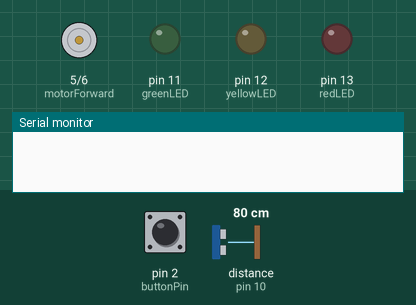
This sketch was run on a simulated Arduino Uno, built with avr-gcc and run on an emulated ATmega328P. Shown: motor-driver pin pairs drawn as motors (green arrow = first pin HIGH = forward, orange = second pin HIGH = backward, longer = more drive, scaled by the enable pin), output pins drawn as LEDs (lit = HIGH), the last lines printed to the serial monitor. The inputs (shaded band) are chosen by the test bench; at power-on: pin 2 (buttonPin) HIGH, distance to the obstacle (sensor on pin 10) 80 cm. The echo pulse lasts 58.3 µs per cm; pins used as bus, display or sensor lines are not drawn.

Above: at 1.2 s.
1.3 s: pin 2 (buttonPin) pulled LOW for 0.15 s
At 1.46 s:
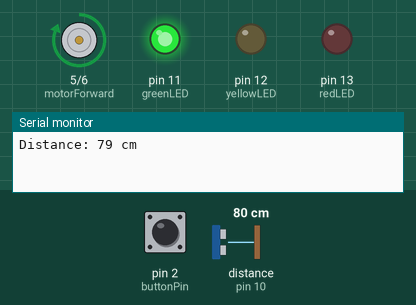
3.0 s: pin 2 (buttonPin) pulled LOW for 3.2 s
At 7.6 s:
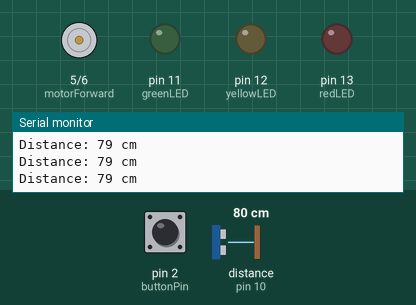
Timing chart, 0 to 9.1 s (numbered marks = the images above; inputs shaded):
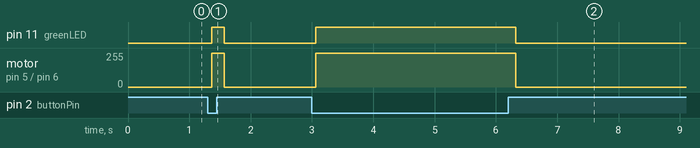

The sketch:

main.ino
```cpp
const int trigPin = 9;
const int echoPin = 10;
const int buttonPin = 2;

// Светодиоды расстояния
const int redLED = 13;
const int yellowLED = 12;
const int greenLED = 11;

// Имитация двигателя
const int motorForward = 5;
const int motorReverse = 6;
const int enablePin = 3;

// Защита кнопки от дребезга
int lastButtonReading = HIGH;
int stableButtonState = HIGH;
unsigned long lastDebounceTime = 0;
const unsigned long debounceDelay = 50;

// Допустимый диапазон HC-SR04
const int minDistance = 2;
const int maxDistance = 400;

void stopMotor() {
  analogWrite(enablePin, 0);
  digitalWrite(motorForward, LOW);
  digitalWrite(motorReverse, LOW);
}

void allLEDsOff() {
  digitalWrite(redLED, LOW);
  digitalWrite(yellowLED, LOW);
  digitalWrite(greenLED, LOW);
}

void setup() {
  pinMode(trigPin, OUTPUT);
  pinMode(echoPin, INPUT);
  pinMode(buttonPin, INPUT_PULLUP);

  pinMode(redLED, OUTPUT);
  pinMode(yellowLED, OUTPUT);
  pinMode(greenLED, OUTPUT);

  pinMode(motorForward, OUTPUT);
  pinMode(motorReverse, OUTPUT);
  pinMode(enablePin, OUTPUT);

  Serial.begin(9600);

  stopMotor();
  allLEDsOff();
}

void loop() {
  // Проверка кнопки с debounce
  int reading = digitalRead(buttonPin);

  if (reading != lastButtonReading) {
    lastDebounceTime = millis();
  }

  if (millis() - lastDebounceTime >= debounceDelay) {
    stableButtonState = reading;
  }

  lastButtonReading = reading;

  // Кнопка отпущена
  if (stableButtonState == HIGH) {
    stopMotor();
    allLEDsOff();
    delay(10);
    return;
  }

  // Измерение расстояния
  digitalWrite(trigPin, LOW);
  delayMicroseconds(2);

  digitalWrite(trigPin, HIGH);
  delayMicroseconds(10);
  digitalWrite(trigPin, LOW);

  long duration = pulseIn(echoPin, HIGH, 30000UL);

  // Проверка отсутствия Echo
  if (duration == 0) {
    stopMotor();
    allLEDsOff();
    Serial.println("ERROR: Echo timeout");
    delay(100);
    return;
  }

  int distance = duration * 0.0343 / 2;

  // Проверка допустимого диапазона
  if (distance < minDistance || distance > maxDistance) {
    stopMotor();
    allLEDsOff();
    Serial.println("ERROR: Invalid distance");
    delay(100);
    return;
  }

  Serial.print("Distance: ");
  Serial.print(distance);
  Serial.println(" cm");

  allLEDsOff();

  // Меньше 20 см
  if (distance < 20) {
    stopMotor();
    digitalWrite(redLED, HIGH);
  }

  // От 20 до 50 см
  else if (distance <= 50) {
    digitalWrite(yellowLED, HIGH);

    digitalWrite(motorForward, HIGH);
    digitalWrite(motorReverse, LOW);
    analogWrite(enablePin, 120);
  }

  // Больше 50 см
  else {
    digitalWrite(greenLED, HIGH);

    digitalWrite(motorForward, HIGH);
    digitalWrite(motorReverse, LOW);
    analogWrite(enablePin, 255);
  }

  delay(100);
}
```

Measured:
- after the input at 1.3 s, pin 11 (greenLED): LOW → HIGH after 0.06 s, → LOW 0.21 s later; motor on pin 5 (motorForward) / pin 6 (motorReverse): stopped → forward 255/255 after 0.06 s, → stopped 0.21 s later
- after the input at 3.0 s, pin 11 (greenLED): LOW → HIGH after 0.06 s, → LOW 3.3 s later; motor on pin 5 (motorForward) / pin 6 (motorReverse): stopped → forward 255/255 after 0.06 s, → stopped 3.3 s later
